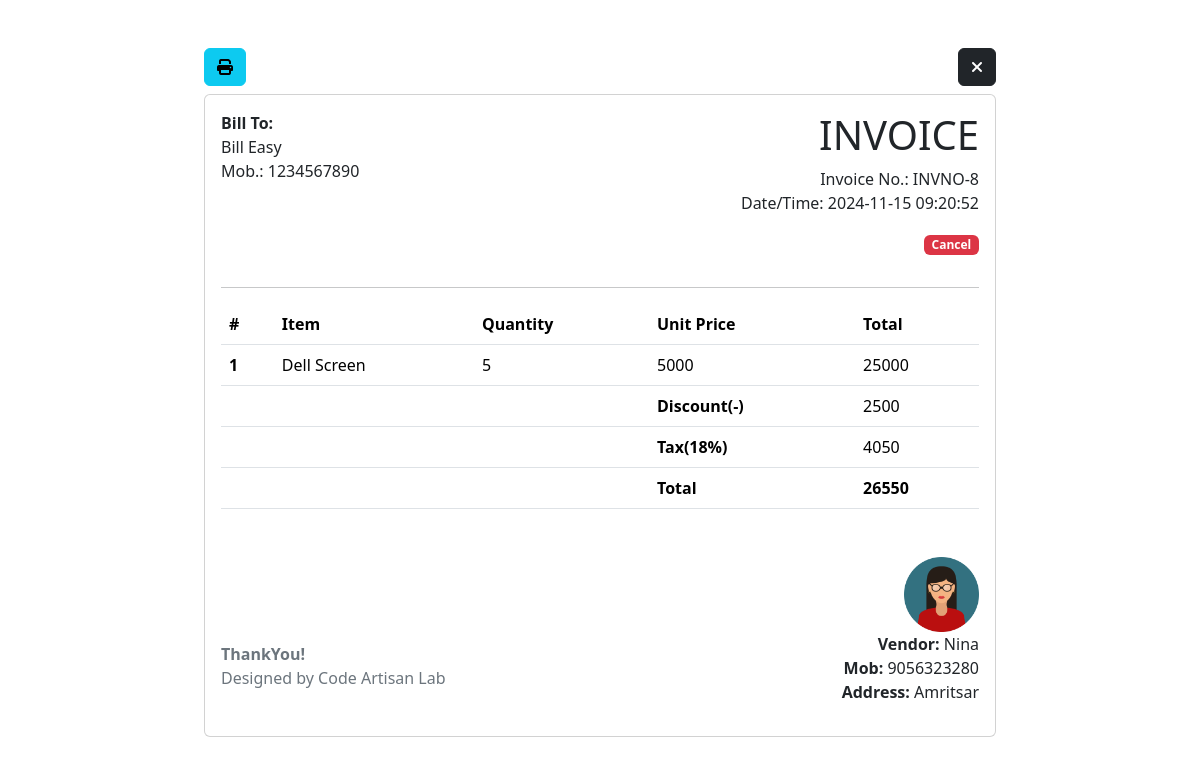
/purchase/invoice.php?id=3, run on the app's committed database.
### tables this page shows
CREATE TABLE `settings` (
  `id` int(11) NOT NULL,
  `light_logo` varchar(150) NOT NULL,
  `dark_logo` varchar(150) NOT NULL,
  `company_name` varchar(150) NOT NULL,
  `phone` varchar(150) NOT NULL,
  `address` text NOT NULL
);

CREATE TABLE `purchase` (
  `id` int(9) NOT NULL,
  `product` varchar(150) NOT NULL,
  `vendor` varchar(150) NOT NULL,
  `status` varchar(150) NOT NULL,
  `price` varchar(150) NOT NULL,
  `qty` varchar(150) NOT NULL,
  `total` varchar(150) NOT NULL,
  `discount` varchar(150) NOT NULL,
  `dis_price` varchar(150) NOT NULL,
  `tax_rate` varchar(150) NOT NULL,
  `tax_price` varchar(150) NOT NULL,
  `date_time` timestamp NOT NULL DEFAULT current_timestamp() ON UPDATE current_timestamp()
);

CREATE TABLE `product` (
  `id` int(9) NOT NULL,
  `image` varchar(150) NOT NULL,
  `name` varchar(150) NOT NULL,
  `cat_id` int(9) NOT NULL,
  `opening_stock` varchar(150) NOT NULL,
  `current_stock` varchar(150) NOT NULL
);

CREATE TABLE `vendor` (
  `id` int(9) NOT NULL,
  `image` varchar(150) NOT NULL,
  `name` varchar(150) NOT NULL,
  `phone` varchar(150) NOT NULL,
  `address` text NOT NULL
);

### db_connect.php (called while the page is built, shortened)
<?php
	function fetch_single_vendor($conn,$id){
		$res=array();
		$query="SELECT * FROM vendor WHERE id='$id'";
		$result=mysqli_query($conn,$query);
		if(mysqli_num_rows($result)>0) {
			$res['bool']=true;
			$res['alldata']=mysqli_fetch_assoc($result);
		}else{
			$res['bool']=false;
		}return $res;
	}
	function fetch_single_product($conn,$id){
		$res=array();
		$query="SELECT * FROM product WHERE id='$id'";
		$result=mysqli_query($conn,$query);
		if(mysqli_num_rows($result)>0) {
			$res['bool']=true;
			$res['alldata']=mysqli_fetch_assoc($result);
		}else{
			$res['bool']=false;
		}return $res;
	}
	function fetch_single_purchase($conn,$id){
		$res=array();
		$query="SELECT * FROM purchase WHERE id='$id'";
		$result=mysqli_query($conn,$query);
		if(mysqli_num_rows($result)>0) {
			$res['bool']=true;
			$res['alldata']=mysqli_fetch_assoc($result);
		}else{
			$res['bool']=false;
		}return $res;
	}
	function fetch_settings_data($conn){
		$res=array();
		$query="SELECT * FROM settings limit 1";
		$result=mysqli_query($conn,$query);
		if(mysqli_num_rows($result)>0) {
			$res['bool']=true;
			$res['alldata']=mysqli_fetch_assoc($result);
		}else{
			$res['bool']=false;
		}return $res;
	}
?>

### purchase/invoice.php (the view, shortened to what this page needs)
   <?php require('../db_connect.php'); ?>
   <!doctype html>
  <html lang="en">
    <head>
      <link href="https://cdn.jsdelivr.net/npm/bootstrap@5.3.3/dist/css/bootstrap.min.css" rel="stylesheet">
      <link rel="stylesheet" href="https://cdnjs.cloudflare.com/ajax/libs/font-awesome/6.6.0/css/all.min.css" />
    </head>
    <body>
    <div class="row">
      <div class="col-md-8 offset-md-2 mt-5">
        <button class="btn btn-info d-print-none mb-2" onclick="window.print()"><i class="fa-solid fa-print"></i></button>
        <a class="btn btn-dark float-end d-print-none" href="view-purchase.php"><i class="fa-solid fa-xmark"></i></a>
        <div class="card">
          <div class="card-body">
            <div class="row">
              <div class="col-md-6">
                <?php
                   $settingsData=fetch_settings_data($conn);
                   $id=$_GET['id'];
                  $purchase=fetch_single_purchase($conn,$id);
                   $product=fetch_single_product($conn,$purchase['alldata']['product']);
                ?>
                <p>
                  <strong>Bill To:</strong></br>
                  <?php echo $settingsData['alldata']['company_name']; ?></br>
                  Mob.: <?php echo $settingsData['alldata']['phone']; ?>
                </p>
              </div>
              <div class="col-md-6 text-md-end">
                <h1>INVOICE</h1>
                <p>Invoice No.: INVNO-<?php echo $settingsData['alldata']['id']; ?></br>
                  Date/Time: <?php echo $purchase['alldata']['date_time']; ?><br>
                  <?php
                    if ($purchase['alldata']['status']=='Paid') {
                     $color='success';
                    }elseif($purchase['alldata']['status']=='Cancel'){
                        $color='danger';
                    }else{
                      $color='warning';
                    }
                  ?>
                 <p class="badge text-bg-<?php echo $color; ?>">
                  <?php echo $purchase['alldata']['status']; ?>
                </p>
              </div>
            </div>
            <hr>
            <table class="table">
              <thead>
                <tr>
                  <th scope="col">#</th>
                  <th scope="col">Item</th>
                  <th scope="col">Quantity</th>
                  <th scope="col">Unit Price</th>
                  <th scope="col">Total</th>
                </tr>
              </thead>
              <tbody>
                <tr>
                  <th scope="row">1</th>
                  <td><?php echo $product['alldata']['name']; ?></td>
                  <td><?php echo $purchase['alldata']['qty']; ?></td>
                  <td><?php echo $purchase['alldata']['price']; ?></td>
                  <td><?php echo $purchase['alldata']['total']; ?></td>
                </tr>
                <tr>
                  <th scope="row"></th>
                  <td></td>
                  <td></td>
                  <th>Discount(-)</th>
                  <td><?php echo $purchase['alldata']['discount']; ?></td>
                </tr>
                <tr>
                  <th scope="row"></th>
                  <td></td>
                  <td></td>
                  <th>Tax(18%)</th>
                  <td><?php echo $purchase['alldata']['tax_rate']; ?></td>
                </tr>
                <tr>
                  <th scope="row"></th>
                  <td></td>
                  <td></td>
                  <th>Total</th>
                  <th><?php echo $purchase['alldata']['tax_price']; ?></th>
                </tr>
              </tbody>
            </table>
            <div class="row mt-5">
              <div class="col-md-6">
                <p class="text-secondary" style="margin-top:85px;">
                  <strong>ThankYou!</strong><br>
                  Designed by Code Artisan Lab
                </p>
              </div>
              <div class="col-md-6 text-md-end">
                <?php
                $vendor=fetch_single_vendor($conn,$purchase['alldata']['vendor']);
               $image='';
                      if ($vendor['bool']==true) {
                        $image=$vendor['alldata']['image'];
                      }
                ?>
                <?php
                  if ($image!='') {
                ?>
                  <img src="../imgs/vendor/<?php echo $vendor['alldata']['image']; ?>" width="75" >
                   <?php
                       }
                    ?>
                <p>
                  <strong>Vendor:</strong> <?php echo $vendor['alldata']['name']; ?><br>
                  <b>Mob:</b> <?php echo $vendor['alldata']['phone']; ?><br>
                  <b>Address:</b> <?php echo $vendor['alldata']['address']; ?>
                </p>
              </div>
            </div>
          </div>
        </div>
      </div>
    </div>
  </body>
</html>

### data on the page
settings: company_name "Bill Easy", phone "1234567890", id "8"
purchase: date_time "2024-11-15 09:20:52", status "Cancel", qty "5", price "5000", total "25000", discount "2500", tax_rate "4050", tax_price "26550"
product: name "Dell Screen"
vendor: image (picture), name "Nina", phone "9056323280", address "Amritsar"
